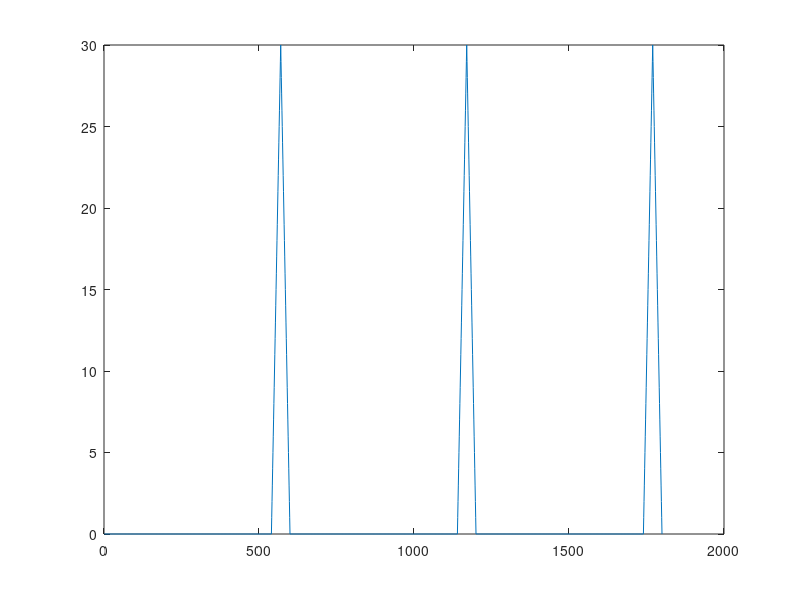

The MATLAB source for this figure:
clc, clear, close all

%%% #1 On/Off 부하

%t2 = -0.1:1/10e3:0.3;
%w =  (60e-3);
%L1 = Func_Onoff(t2-0.1,w);

%%% #2 순시(Puls) 부하

%t3 = -0.1:1/10e3:0.3;
%w2 =  1e-3;
%L2 = Func_Onoff(t2,w2);

%%% #3 주기성 부하
%밤주기

%t = 1:10000;
%cycle = 0.000967;
%duty = 65.67;
%L3 = Func_Signal_Cycle(t, cycle, duty);

%모터 모드
%t5= 1:1000;

%cycle2= 2*pi/((54+6)*10);
%duty2=10;

%L5=Func_Signal_Cycle(t5, cycle2, duty2);
%z=sumsum(L5);
%%종합
%L4= L1+L2+L3;

%모터54
%t = 1:60;
%x = zeros(1,540);
%y = zeros(1,540);
%for i=1:5
  %  x = [x square(t*0.033*pi, 50)];
   % x = [x y];
%end
%z = cumsum(x);
%plot(z);

%모터48
%t = 1:60;
%x = zeros(1,480);
%y = zeros(1,480);
%for i=1:5
 %   x = [x square(t*0.033*pi, 50)];
  %  x = [x y];
%end
%z = cumsum(x);
%plot(z);

%모터42
%t = 1:60;
%x = zeros(1,420);
%y = zeros(1,420);
%for i=1:5
 %   x = [x square(t*0.033*pi, 50)];
 %   x = [x y];
%end
%z = cumsum(x);
%plot(z);

%모터36
%t = 1:60;
%x = zeros(1,360);
%y = zeros(1,360);
%for i=1:5
 %   x = [x square(t*0.033*pi, 50)];
  %  x = [x y];
%end
%z = cumsum(x);
%plot(z);

%모터30
%t = 1:60;
%x = zeros(1,300);
%y = zeros(1,300);
%for i=1:5
 %   x = [x square(t*0.033*pi, 50)];
  %  x = [x y];
%end
%z = cumsum(x);
%plot(z);

%모터24
%t = 1:60;
%x = zeros(1,240);
%y = zeros(1,240);
%for i=1:5
 %   x = [x square(t*0.033*pi, 50)];
  %  x = [x y];
%end
%z = cumsum(x);
%plot(z);

%모터18
%t = 1:60;
%x = zeros(1,180);
%y = zeros(1,180);
%for i=1:5
 %   x = [x square(t*0.033*pi, 50)];
  %  x = [x y];
%end
%z = cumsum(x);
%plot(z);

%모터12
%t = 1:60;
%x = zeros(1,120);
%y = zeros(1,120);
%for i=1:5
 %   x = [x square(t*0.033*pi, 50)];
  %  x = [x y];
%end
%z = cumsum(x);
%plot(z);

%모터6
%t = 1:60;
%x = zeros(1,60);
%y = zeros(1,60);
%for i=1:5
 %   x = [x square(t*0.033*pi, 50)];
  %  x = [x y];
%end
%z = cumsum(x);
%plot(z);

%모터54 최고값 변화 테스트
%t = 1:60;
%x = zeros(1,540);
%y = zeros(1,540);
%for i=1:3
 %   x = [x 0.03*square(t*0.033*pi, 50)];
  %  x = [x y];
%end
%z = cumsum(x);
%plot(z);

%다르게 만들어본 모드54
d1_time = 540;
d2_time = 60;
d1 = zeros(1,d1_time);
t = 1:d2_time;
d2 = zeros(0);
for i=1:3
d2 = [d2 d1];
d2 = [d2 square(t/(pi*3.1), 50)];
end
csum = cumsum(d2)
plot(csum);
%%t
%plot(t5 ,L5)

